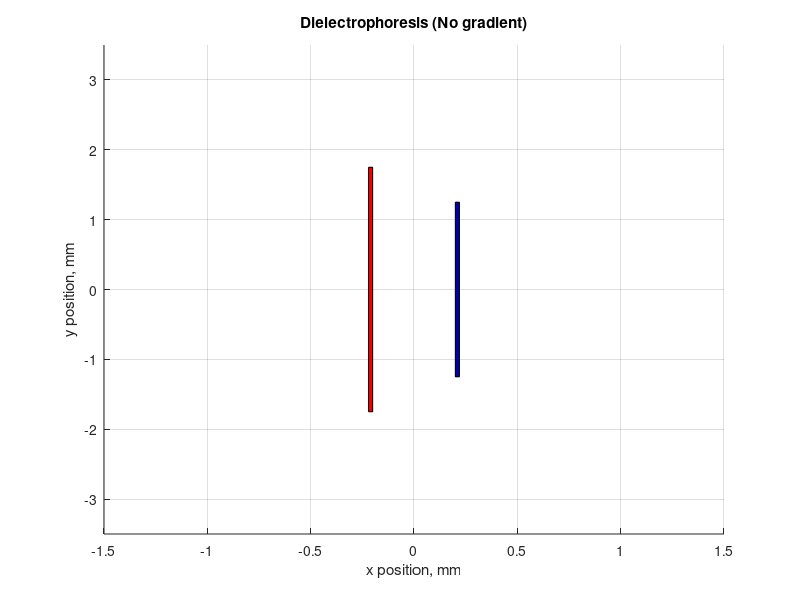

This figure's MATLAB source:
%%%%%%%%%%%%%%%%%%%%%%
%Step0_Session3_F1013B
%%%%%%%%%%%%%%%%%%%%%%

%{
Este código es muy similar al que realizaste la sesión de reto pasada, con
algunas lineas adicionales y modificaciones que resuleven el problema de la
visualización del campo eléctrico total independientemente de la forma en que lo
definamos; con el principio de superposición o usando el gradiente de el
potencial eléctrico.
%}

%POR HACER%
%{
Investiga, corre y comenta cada una de las lineas, averigua qué hacen los
bloques de código señalados con un  -----------------?------------------.
%}



clear;
clc;
clf;

%-----------------?------------------%
Lp=3.5;                      % 
Ln=2.5;                      % 
t=0.02;                      % 
d=0.4;                       % 
p=0.01;                      % 

% Define las características de los electrodos
ke=1/(4*pi*8.85*10^-12);     % 
Q=1e-3;                      % ¿Qué hace esto?
Nq=28;                       % ¿Y esto?

%-----------------?------------------%

xmin_original=-d/2-3*t;  xmax_original=-xmin_original;  % 
xmin=-d/2-3*t;  xmax=-xmin;                             % 
ymin=2*(-Lp/2);   ymax=-ymin;                           % 

%-----------------?------------------%
if ymin <= -1  
    if xmin >= -0.5 && xmax <= 0.5
            xmin = -1.5;
            xmax = -xmin;
    end
end

%-----------------?------------------%
Ny=30;  Nx=Ny;
x=linspace(xmin, xmax, Nx); y=linspace(ymin, ymax, Ny);

%-----------------?------------------%

vertices2d=[[-d/2-t,Lp/2]    %1
    [-d/2,Lp/2]              %2
    [-d/2,-Lp/2]             %3  
    [-d/2-t,-Lp/2]           %4
    [d/2,Ln/2]               %5
    [d/2+t,Ln/2]             %6  
    [d/2+t,-Ln/2]            %7  
    [d/2,-Ln/2]];            %8  

%  
facesP=[1 2 3 4 1];
facesN=[5 6 7 8 5];

% 
colorP=[0.95,0,0];           % 
colorN=[0,0,0.7];            % 


% 

hold on
axis ([xmin xmax ymin ymax])
xlabel 'x position, mm'
ylabel 'y position, mm'
title 'Dielectrophoresis (No gradient)'
grid on


% 
patch('Faces',facesP,'Vertices',vertices2d,'FaceColor',colorP);
patch('Faces',facesN,'Vertices',vertices2d,'FaceColor',colorN);


